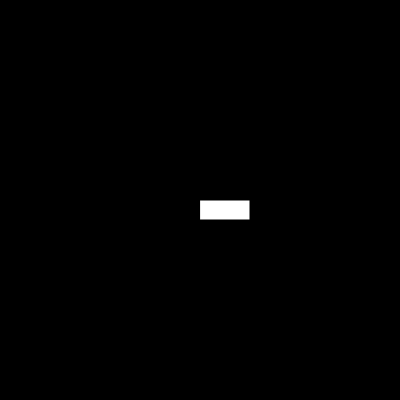
Frame 1 (no input)
Frame 60 (no input): identical to frame 1, image omitted
Frame 120 (the mouse pressed at the canvas centre since frame 60): identical to frame 1, image omitted

The p5.js sketch that drew this single still picture (run headless with seeded random() and noise() and a simulated clock; from frame 60 on, the mouse is pressed at the canvas centre):

// p5.js sketch
// ── sketch.js


function setup() {
    createCanvas(400,400)


}

function draw() {
    background(0) 

    rect(200,200,50,20)
}
